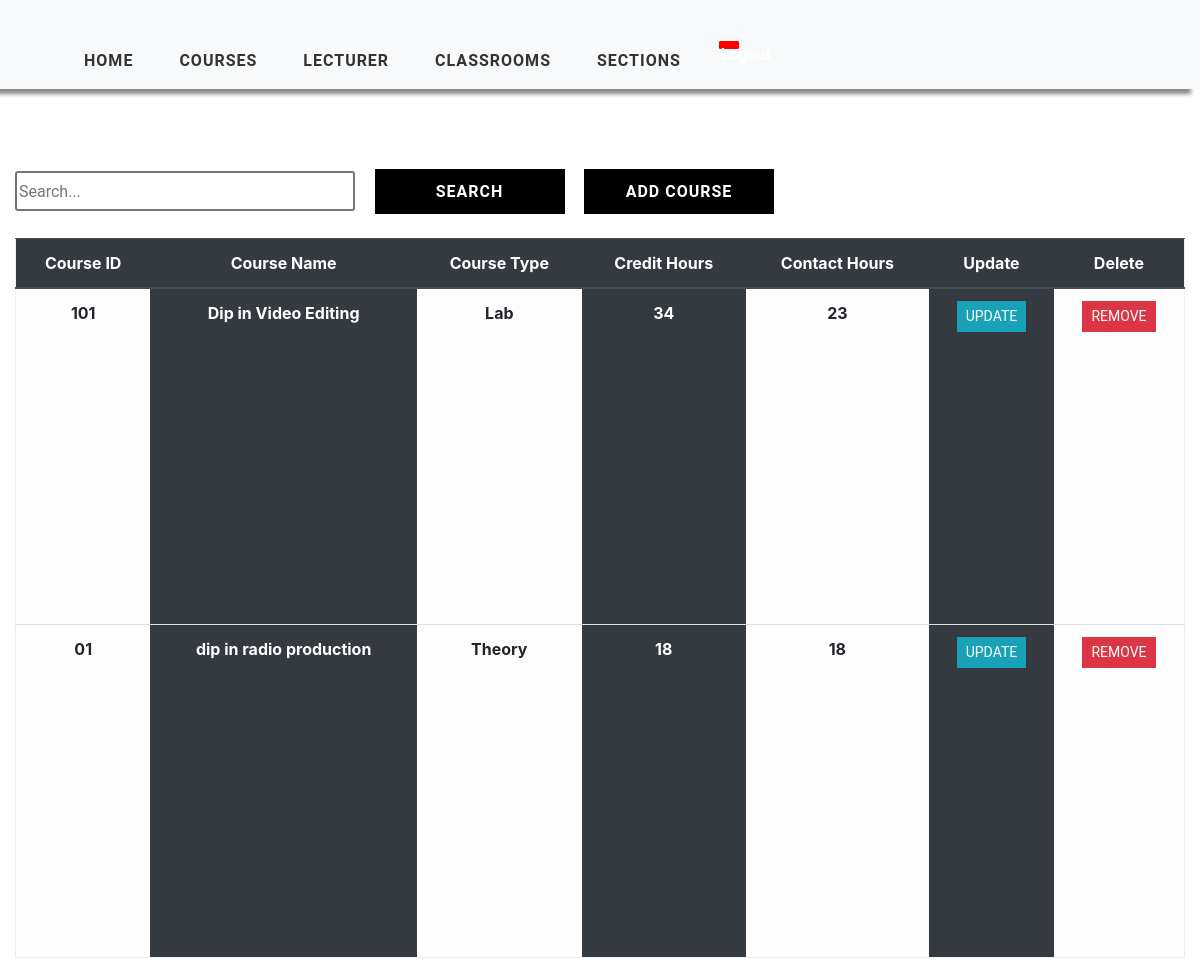
The page /course_view (signed in) on the database its author committed.
### timetableapp/models.py (models this page shows, shortened)
class Course(models.Model):
    COURSE_TYPE = (
        ('Theory', 'Theory'),
        ('Lab', 'Lab')
    )
    course_id = models.CharField(max_length=1000, primary_key=True)
    course_name = models.CharField(max_length=1000, null=True)
    course_type = models.CharField(max_length=200, null=True, choices=COURSE_TYPE)
    credit_hours = models.IntegerField(null=True)
    contact_hours = models.IntegerField(null=True)

### timetableapp/views.py (the view)
# urls.py: path('course_view', views.CourseTable, name='course_view'),
@login_required(login_url='login')
def CourseTable(request):
    course = Course.objects.all()
    context = {'course': course}
    return render(request, 'timetableapp/CourseTable.html', context)

### timetableapp/templates/timetableapp/CourseTable.html (shortened to what this page needs)
{% extends 'timetableapp/main.html' %}
{% load static %}
{% block content %}
    <div class="container-fluid">
    <div class="search">
        <input type="text" class="searchbox" placeholder="Search...">
        <input type="submit" value="Search" class="searchButton">
        <a href="{% url 'add-course' %}"><button class="searchButton">Add Course </button></a>
    </div>
	<div class="table-responsive-lg">
        <table class="table ">
            <thead class="thead-dark">
			<tr>
                <div class="header__item filter__link" >
                   <th scope="col" class="text-center">Course ID</th>
                </div>
                <div class="header__item filter__link">
                  <th class="text-center" scope="col">Course Name</th>
                </div>
                <div class="header__item filter__link">
                   <th class="text-center" scope="col">Course Type</th>
                </div>
                <div class="header__item filter__link" >
                   <th class="text-center" scope="col">Credit Hours</th>
                </div>
                <div class="header__item filter__link">
                   <th class="text-center" scope="col">Contact Hours</th>
                </div>
                <div class="header__item filter__link">
                    <th class="text-center" scope="col"> Update</th>
                </div>
                <div class="header__item filter__link">
                     <th class="text-center" scope="col">Delete</th>
                </div>
			</tr>
            </thead>
                {% for corse in course %}
				<tr>
                        <th scope="row" class="table-light text-center">{{ corse.course_id }}</th>
						<th scope="row" class="table-dark text-center"  >{{ corse.course_name }}</th>
						<th scope="row" class="table-light text-center"> {{ corse.course_type}}</th>
						<th scope="row" class="table-dark text-center"> {{ corse.credit_hours}}</th>
                        <th scope="row" class="table-light text-center"> {{ corse.contact_hours}}</th>
                        <th scope="row" class="table-dark text-center"> <a href="{% url 'update-course' corse.course_id %}" class="btn btn-sm btn-info">Update</a></th>
                        <th scope="row" class="table-light text-center"> <a href="{% url 'delete-course' corse.course_id %}" class="btn btn-sm btn-danger" >Remove</a></th>
					</tr>
                {% endfor %}
        </table>
</div>
    </div>
{% endblock %}

### static/css/style.css (style rules this page uses)
a { cursor: pointer; }

### static/css/tables.css (style rules this page uses)
*, *:before, *:after { box-sizing: border-box; }
body { font-family: "Roboto", sans-serif; margin: 0; }
.table { border: 1px solid #eeeeee; overflow-y: auto; overflow-x: auto; overflow-style: marquee-line; height: 720px; }
.table-data, .header__item { flex: 1 1 20%; text-align: center; font-family: Roboto, sans-serif; font-weight: bold; }
.header__item { text-transform: uppercase; }
.filter__link { color: white; text-decoration: none; position: relative; display: inline-block; padding-left: 24px; padding-right: 24px; }
.filter__link::after { content: ""; position: absolute; right: -18px; color: white; font-size: 12px; top: 50%; transform: translateY(-50%); }
.btn { border-radius: 0 !important; font-family: Roboto, sans-serif !important; text-transform: uppercase; }
.search { display: inline-block; }
.searchbox { width: 340px; height: 40px; border-style: solid; border-radius: 3px; font-family: Roboto, sans-serif; text-align: justify; }
.searchButton { width: 190px; height: 45px ; font-family: Roboto, sans-serif; text-transform: uppercase; letter-spacing: 1px; font-weight: bolder; color: white ; background: black; margin-left: 15px; margin-top: 40px; border-color: black ; border-radius: 0 ; border-style: solid; border-width: 3px ; }

### rows shown on the page
Course: course_id "101", course_name "Dip in Video Editing", course_type "Lab", credit_hours "34", contact_hours "23"
Course: course_id "01", course_name "dip in radio production", course_type "Theory", credit_hours "18", contact_hours "18"
